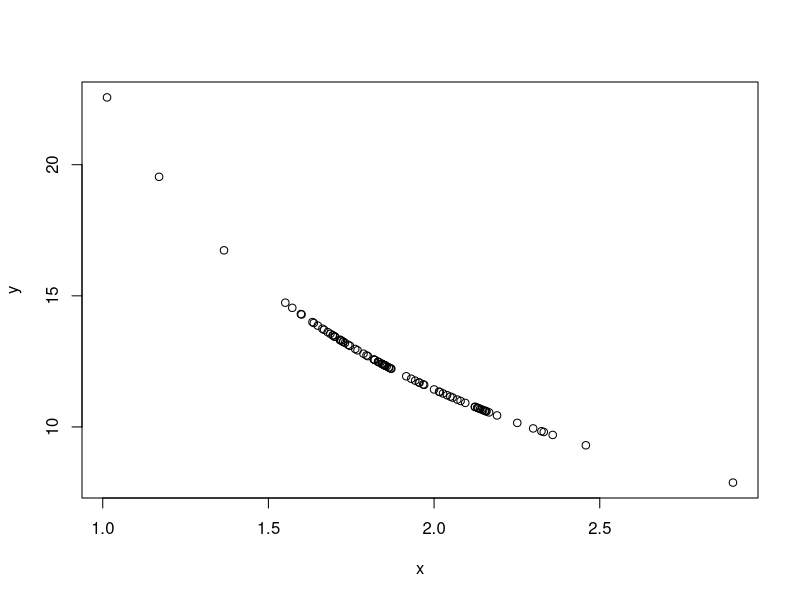
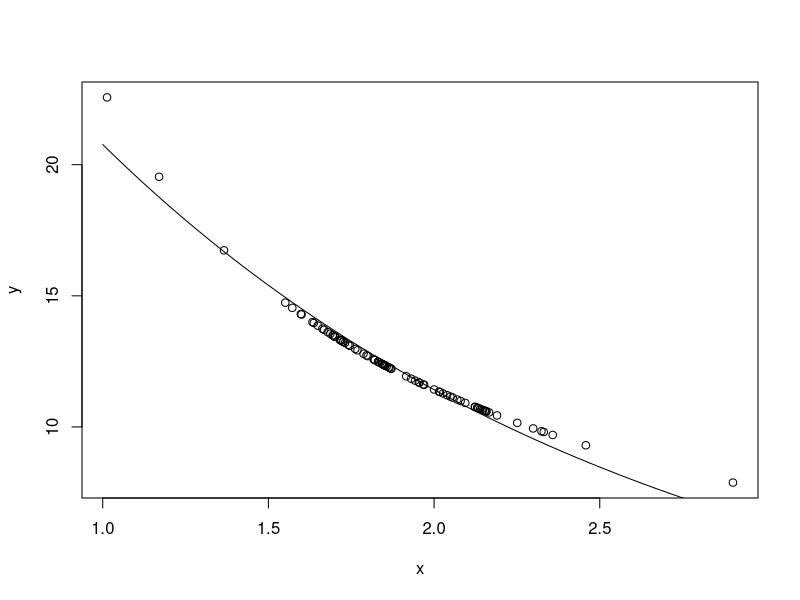
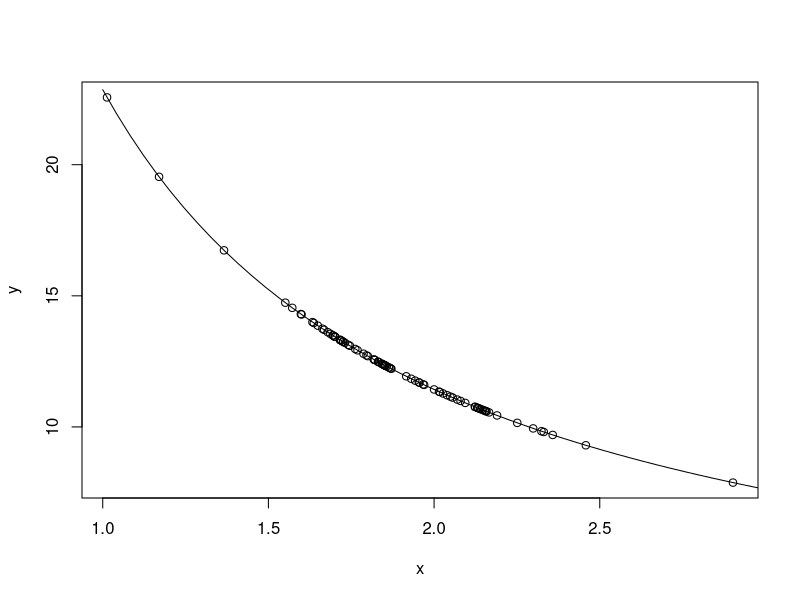
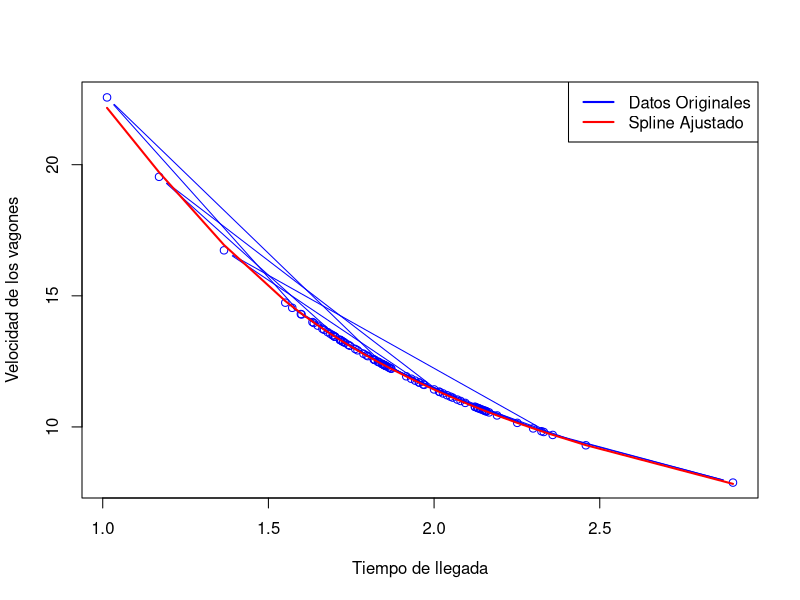

Write the R code that produced these figures, in order.
## ---- chunk 1
# install.packages("readxl")
library(readxl)

## ---- chunk 2
datos <- read_excel("Metro.xlsx")
View(datos)
## ---- chunk 3
x <- c(datos$`Tiempo V1` , datos$`Tiempo V2` , datos$`Tiempo V3`)
y <- c(datos$`Velocidad V1` , datos$`Velocidad V2` , datos$`Velocidad V3`)

datos <- data.frame(x=x,y=y)
## ---- chunk 4
plot(x , y)
## ---- chunk 5
#install.packages("minpack.lm")
## ---- chunk 6
# Cargar la biblioteca minpack.lm
library(minpack.lm)


# Función de modelo
modelo <- function(x,a,b) {
  return(a*exp(b*x))
}

# Estimar valores iniciales utilizando nlsLM
ajuste_inicial <- nlsLM(data= datos, y ~ modelo(x, a, b),
                        start = list(a = 1,b = 1))

# Obtener los valores iniciales estimados
valores_iniciales_estimados <- coef(ajuste_inicial)
print(valores_iniciales_estimados)

# Ajustar el modelo final con los valores iniciales estimados
ajuste_final <- nlsLM(y ~ modelo(x,a,b), start = valores_iniciales_estimados)

## ---- chunk 7
plot(y ~ x, data = datos)
lines(seq(1, 3, length.out = 50), 
      predict(ajuste_final, 
              newdata = data.frame(x = seq(1, 3, length.out = 50))))

## ---- chunk 8

# Función de modelo
modelo <- function(x,a,b) {
  return(a*(x^b))
}

# Estimar valores iniciales utilizando nlsLM
ajuste_inicial <- nlsLM(data= datos, y ~ modelo(x, a, b),
                        start = list(a = 1,b = 1))

# Obtener los valores iniciales estimados
valores_iniciales_estimados <- coef(ajuste_inicial)
print(valores_iniciales_estimados)

# Ajustar el modelo final con los valores iniciales estimados
ajuste_final <- nlsLM(y ~ modelo(x,a,b), start = valores_iniciales_estimados)


## ---- chunk 9
plot(y ~ x, data = datos)
lines(seq(1, 3, length.out = 50), 
      predict(ajuste_final, 
      newdata = data.frame(x = seq(1, 3, length.out = 50))))

## ---- chunk 10
# Ajustar un modelo spline cúbico a los vagones
spline_model_vagon<- smooth.spline(datos$x, datos$y, df = 6)  # Puedes ajustar df según la suavidad deseada

# Graficar los datos originales y el modelo spline ajustado
plot(datos$x, datos$y, type = "b", col = "blue", xlab = "Tiempo de llegada", ylab = "Velocidad de los vagones")
lines(spline_model_vagon$x, spline_model_vagon$y, col = "red", lwd = 2)
legend("topright", legend = c("Datos Originales", "Spline Ajustado"), col = c("blue", "red"), lty = 1, lwd = 2)

# Evaluar el modelo en nuevos valores de tiempo (por ejemplo, para hacer predicciones)
nuevos_tiempos <- c(4, 5, 7)  # Nuevos valores de tiempo
predicciones <- predict(spline_model_vagon, xout = nuevos_tiempos)
print(predicciones$y)



## ---- chunk 11
spline_model_vagon
